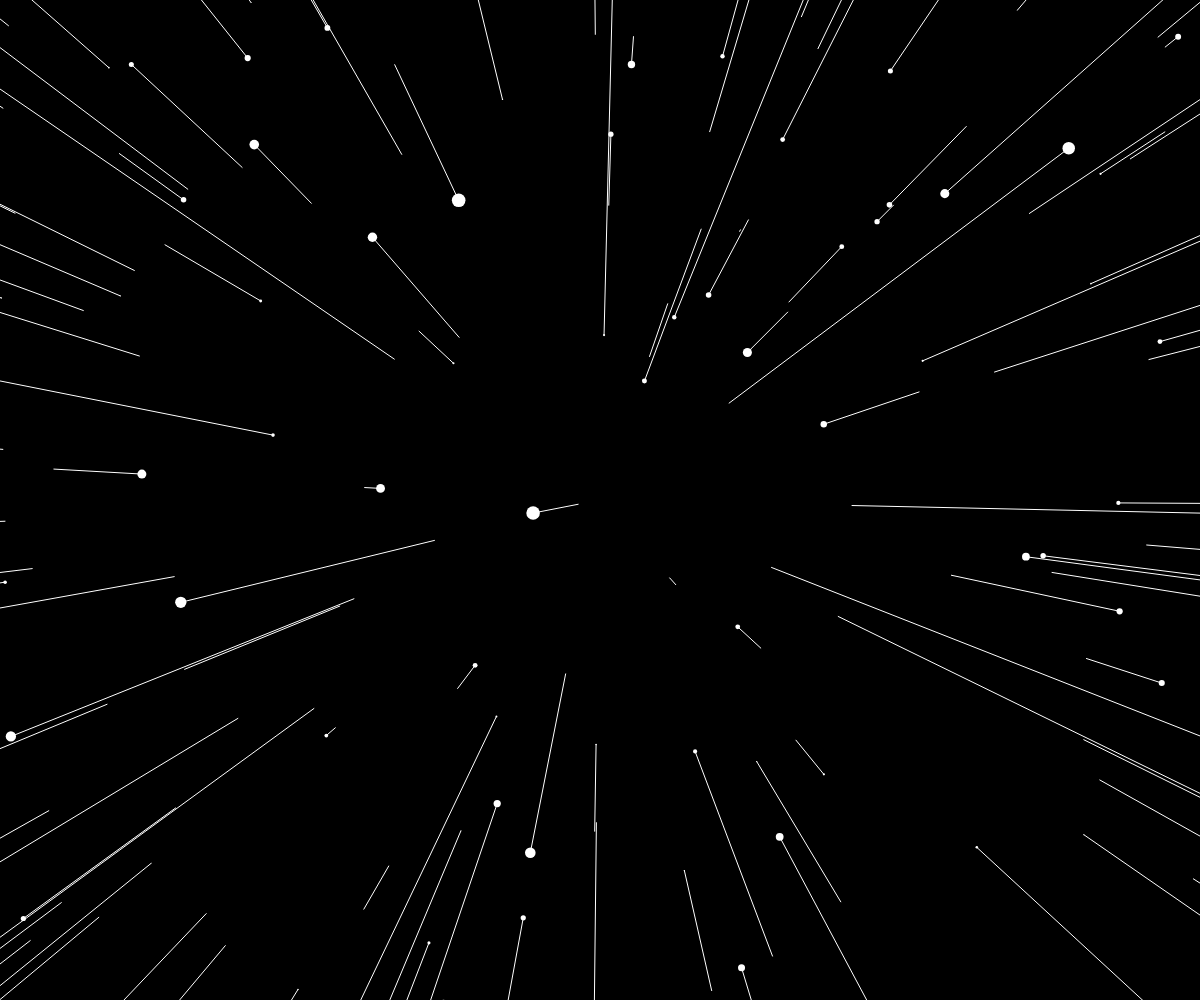
Frame 1 (no input)
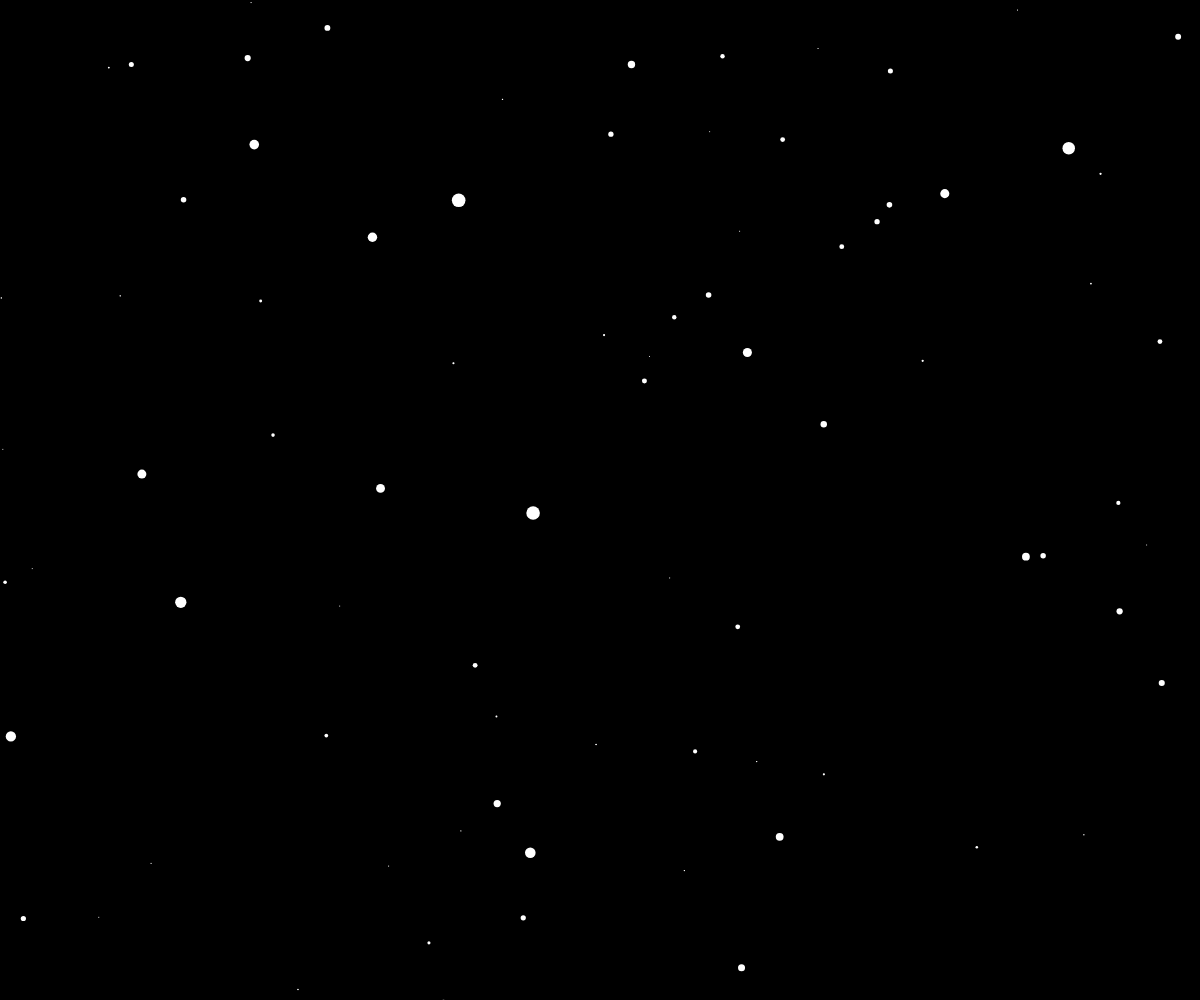
Frame 60 (no input)
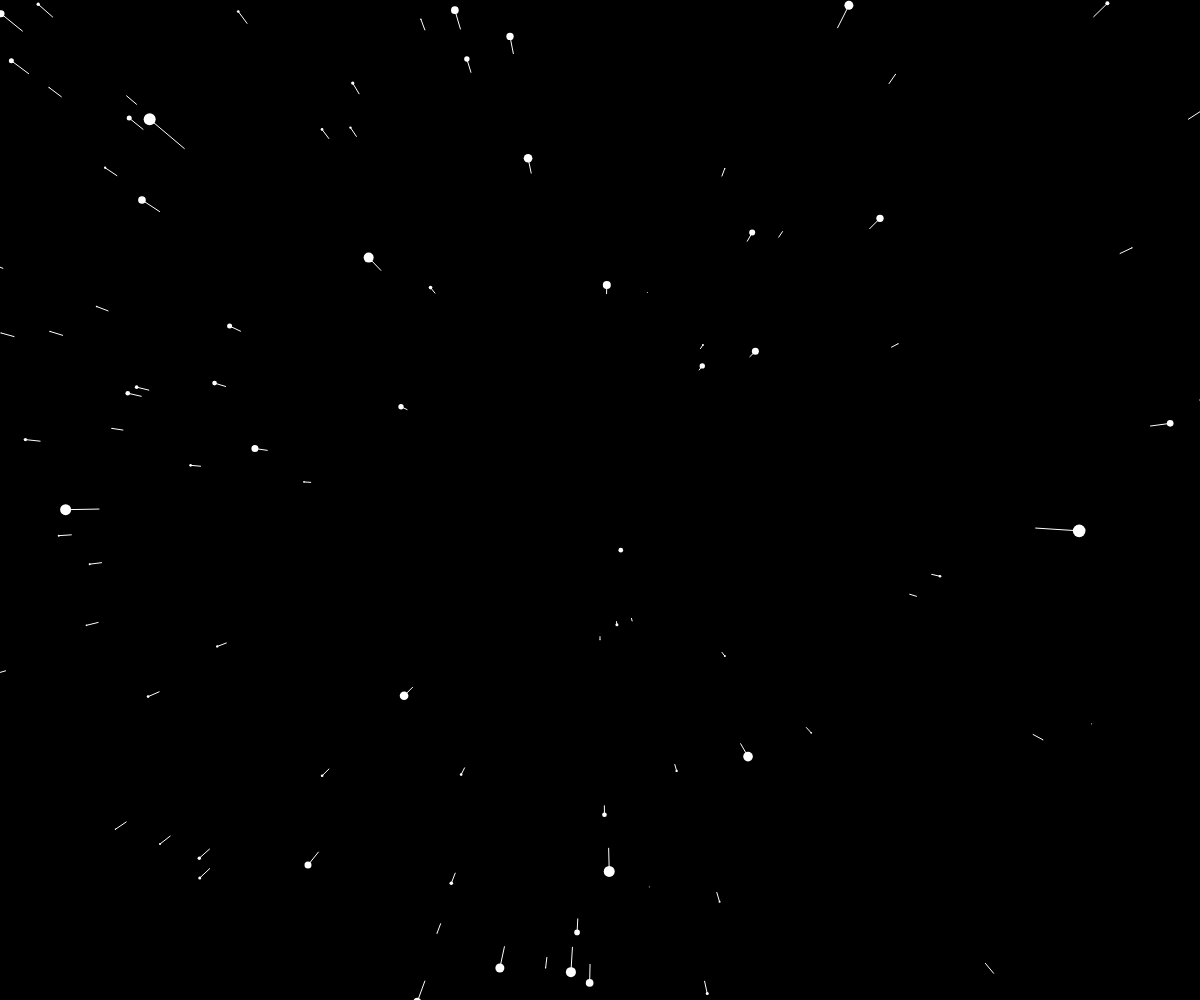
Frame 120 (the mouse pressed at the canvas centre since frame 60)

The p5.js sketch that drew these frames (run headless with seeded random() and noise() and a simulated clock; from frame 60 on, the mouse is pressed at the canvas centre):

// p5.js sketch
// ── sketch.js
var stars = [];

var speed;

function setup() {
  createCanvas(windowWidth, windowHeight);
  for (var i = 0; i < 800; i++) {
    stars[i] = new Star();
  }
}

function draw() {
  speed = map(mouseX, 0, width, 0, 50);
  background(0);
  translate(width / 2, height / 2);
  for (var i = 0; i < stars.length; i++) {
    stars[i].update();
    stars[i].show();
  }
}

function Star() {
  this.x = random(-width, width);
  this.y = random(-height, height);
  this.z = random(width);

  this.pz = random(width);

  this.update = function() {
    this.z = this.z - speed;
    if (this.z < 1) {
      this.z = width;
      this.x = random(-width, width);
      this.y = random(-height, height);
      this.pz = this.z;
    }
  }

  this.show = function() {
    fill(255);
    noStroke();

    var sx = map(this.x / this.z, 0, 1, 0, width);
    var sy = map(this.y / this.z, 0, 1, 0, height);

    var r = map(this.z, 0, width, 16, 0);
    ellipse(sx, sy, r, r);

    var px = map(this.x / this.pz, 0, 1, 0, width);
    var py = map(this.y / this.pz, 0, 1, 0, height);

    this.pz = this.z;

    stroke(255);
    line(px, py, sx, sy);

  }

}
